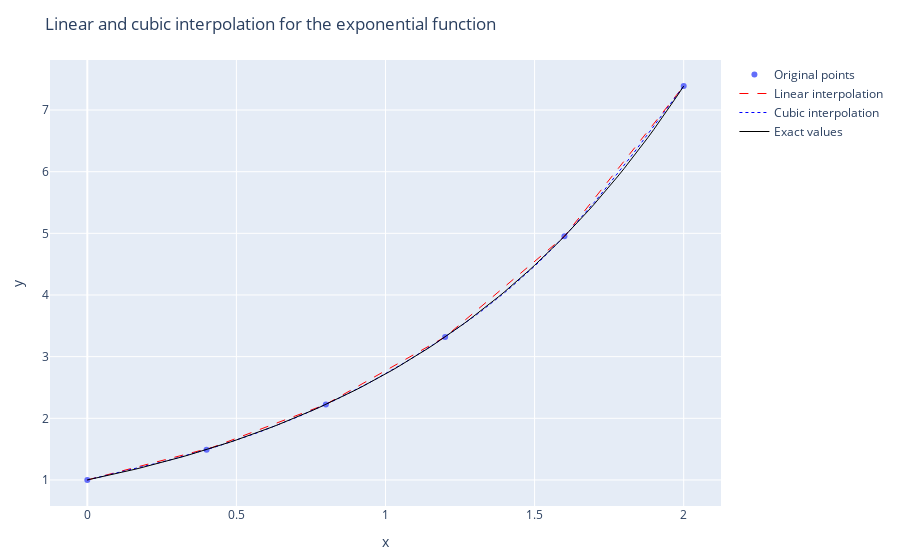

The notebook cell saved with this chart:
### Code cell
# Generate curves for comparison
trace1 = Plotly.scatter(x=xs, y=A,mode="markers",name="Original points")

trace2 = Plotly.scatter(x=xf, y=y_interpolated,   line=attr(color="red", width=1,dash="dash"), 
                  mode="lines",name="Linear interpolation")

trace3 = Plotly.scatter(x=xf, y=y_cubic,   line=attr(color="blue", width=1,dash="dot"), 
                  mode="lines",name="Cubic interpolation")


trace4 = Plotly.scatter(x=xf, y=y_exact, line=attr(color="black", width=1,dash="solid"), 
mode="lines", name="Exact values")



# Specify layout, i.e. axis labels

layout = Layout(title="Linear and cubic interpolation for the exponential function",

                   xaxis_title="x",

                   yaxis_title="y")

# Make plot, compare with linear spline and exact values
Plotly.plot([trace1, trace2,trace3,trace4],layout)
